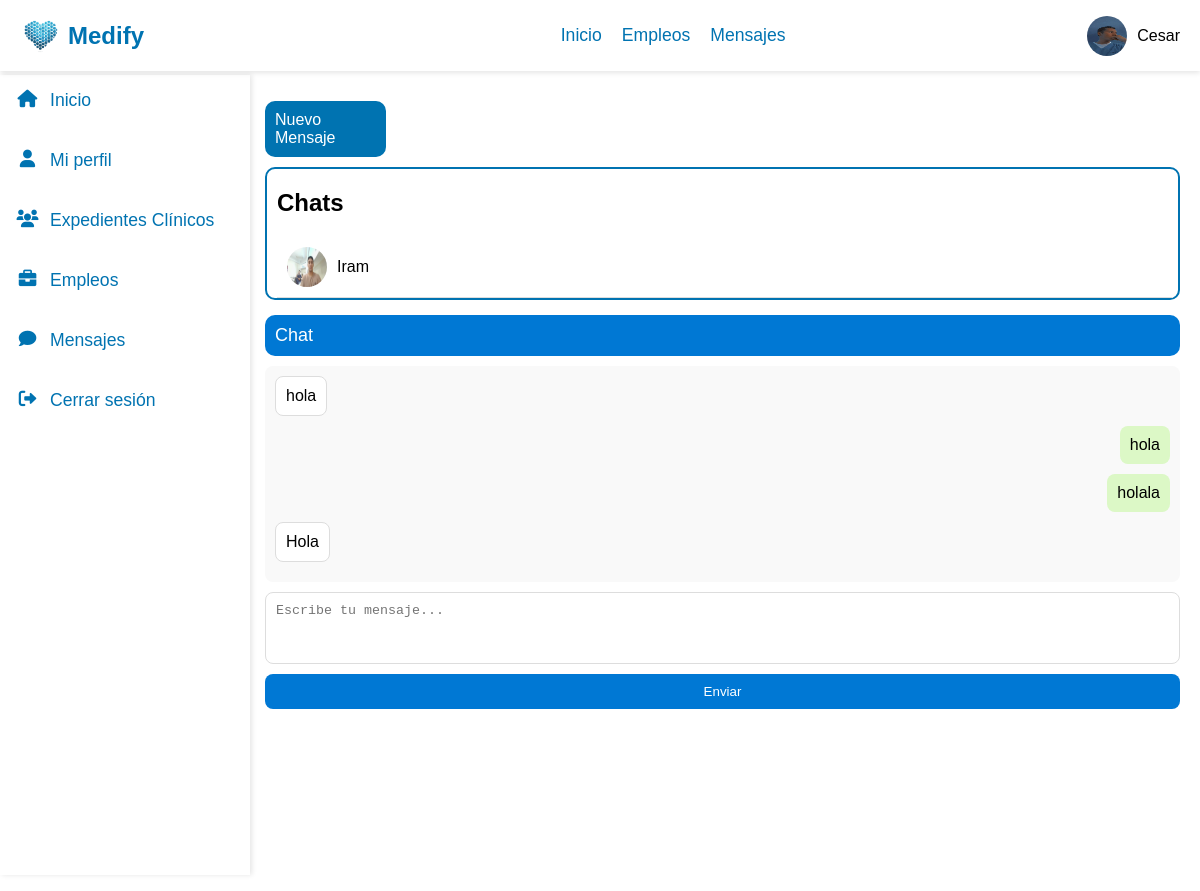
Page /mensajes.php?id_usuario=1 (signed in) on the committed database.
### tables this page shows
CREATE TABLE `cuentas` (
  `id_cuenta` int(11) NOT NULL,
  `correo_gmail` varchar(255) NOT NULL,
  `contrasena` varchar(255) NOT NULL,
  `nombre` varchar(255) NOT NULL,
  `tipo` enum('cliente','profesionista') NOT NULL,
  `id_profesion` int(11) DEFAULT NULL,
  `id_especialidad` int(11) DEFAULT NULL,
  `id_estado` int(11) DEFAULT NULL,
  `id_municipio` int(11) DEFAULT NULL,
  `foto_perfil` varchar(255) DEFAULT NULL
);

CREATE TABLE `mensajes` (
  `id_mensaje` int(11) NOT NULL,
  `id_remitente` int(11) DEFAULT NULL,
  `id_destinatario` int(11) DEFAULT NULL,
  `mensaje` text DEFAULT NULL,
  `fecha_enviado` datetime DEFAULT NULL,
  `leido` tinyint(1) DEFAULT 0
);

### mensajes.php (the view, shortened to what this page needs)
<?php
include('db.php');
$id_usuario_actual = $_SESSION['user_id'];
$user_name = $_SESSION['user_name'];
$sql = "SELECT foto_perfil FROM cuentas WHERE id_cuenta = ?";
$stmt = $conn->prepare($sql);
$stmt->bind_param("i", $id_usuario_actual);
$stmt->execute();
$stmt->bind_result($foto_perfil);
$queryUsuarios = "
    SELECT DISTINCT
        CASE
            WHEN id_remitente = ? THEN id_destinatario
            ELSE id_remitente
        END AS id_usuario
    FROM mensajes
    WHERE id_remitente = ? OR id_destinatario = ?
";
$stmt = $conn->prepare($queryUsuarios);
$stmt->bind_param("iii", $id_usuario_actual, $id_usuario_actual, $id_usuario_actual);
$stmt->execute();
$result = $stmt->get_result();
$usuarios = [];
while ($row = $result->fetch_assoc()) {
    $usuarios[] = $row['id_usuario'];
}
$id_usuario_receptor = $_GET['id_usuario'] ?? null;
$mensajes = [];
if ($id_usuario_receptor) {
    $queryMensajes = "
        SELECT * FROM mensajes
        WHERE (id_remitente = ? AND id_destinatario = ?)
           OR (id_remitente = ? AND id_destinatario = ?)
        ORDER BY fecha_enviado ASC
    ";
    $stmt = $conn->prepare($queryMensajes);
    $stmt->bind_param("iiii", $id_usuario_actual, $id_usuario_receptor, $id_usuario_receptor, $id_usuario_actual);
    $stmt->execute();
    $resultMensajes = $stmt->get_result();
    while ($row = $resultMensajes->fetch_assoc()) {
        $mensajes[] = $row;
    }
}
?>
<!DOCTYPE html>
<html lang="es">
<head>
    <link rel="stylesheet" href="CSS/mensajes.css">
    <link rel="stylesheet" href="https://cdnjs.cloudflare.com/ajax/libs/font-awesome/6.0.0-beta3/css/all.min.css">
</head>
<body>
<?php
 include 'nav.php'
?>
<div class="container">
    <a href="nuevo_mensaje.php">Nuevo Mensaje</a>
    <div class="usuarios">
        <h2>Chats</h2>
        <?php if (!empty($usuarios)): ?>
            <?php foreach ($usuarios as $usuario_id): ?>
                <?php
                    $queryUsuario = "SELECT nombre, foto_perfil FROM cuentas WHERE id_cuenta = ?";
                    $stmt = $conn->prepare($queryUsuario);
                    $stmt->bind_param("i", $usuario_id);
                    $stmt->execute();
                    $resultUsuario = $stmt->get_result();
                    $usuario = $resultUsuario->fetch_assoc();
                ?>
                <div class="usuario-item" onclick="location.href='mensajes.php?id_usuario=<?= $usuario_id ?>'">
                    <img src="<?= $usuario['foto_perfil'] ?: 'default.jpg' ?>" alt="Usuario">
                    <span><?= htmlspecialchars($usuario['nombre']) ?></span>
                </div>
            <?php endforeach; ?>
        <?php else: ?>
            <p>No tienes chats aún.</p>
        <?php endif; ?>
    </div>
    <div class="chat">
        <div class="chat-header">
            <span>Chat</span>
        </div>
        <div class="messages">
            <?php if (!empty($mensajes)): ?>
                <?php foreach ($mensajes as $mensaje): ?>
                    <div class="message <?= $mensaje['id_remitente'] == $id_usuario_actual ? 'sent' : 'received' ?>">
                        <?= htmlspecialchars($mensaje['mensaje']) ?>
                    </div>
                <?php endforeach; ?>
            <?php else: ?>
                <p>No hay mensajes aún.</p>
            <?php endif; ?>
        </div>
        <form method="post" class="message-input">
            <textarea name="mensaje" placeholder="Escribe tu mensaje..."></textarea>
            <button type="submit">Enviar</button>
        </form>
    </div>
</div>
</body>
</html>

### nav.php (shortened to what this page needs)
<!DOCTYPE html>
<html lang="en">
<head>
    <link rel="stylesheet" href="https://cdnjs.cloudflare.com/ajax/libs/font-awesome/6.0.0-beta3/css/all.min.css">
    <link rel="stylesheet" href="CSS/nav.css">
</head>
<body>
    <div class="header">
        <a href="#" class="logo">
            <img src="images/logo.png" alt="">
            Medify
        </a>
        <div  class="nav-container" method="POST">
            <div class="nav">
                <form method="POST" class="nav-form">
                    <button type="submit" name="action" value="inicio" class="nav-button">Inicio</button>
                </form>
                <form method="POST" class="nav-form">
                    <button type="submit" name="action" value="red" class="nav-button">Empleos</button>
                </form>
                <form method="POST" class="nav-form">
                    <button type="submit" name="action" value="mensajes" class="nav-button">Mensajes</button>
                </form>
            </div>
        </div>
        <div class="user-info">
            <?php if ($foto_perfil): ?>
                <img src="<?php echo $foto_perfil; ?>" alt="Foto de Perfil">
            <?php else: ?>
                <img src="https://via.placeholder.com/40" alt="Foto de Perfil">
            <?php endif; ?>
            <span><?php echo $user_name; ?></span>
        </div>
    </div>
    <div class="sidebar">
        <form method="POST" class="sidebar-form">
            <button type="submit" name="action" value="inicio" class="sidebar-button active">
                <i class="fas fa-home"></i> Inicio
            </button>
        </form>
        <form method="POST" class="sidebar-form">
            <button type="submit" name="action" value="perfil" class="sidebar-button">
                <i class="fas fa-user"></i> Mi perfil
            </button>
        </form>
        <form method="POST" class="sidebar-form">
            <button type="submit" name="action" value="expediente" class="sidebar-button">
                <i class="fas fa-users"></i> Expedientes Clínicos
            </button>
        </form>
        <form method="POST" class="sidebar-form">
            <button type="submit" name="action" value="red" class="sidebar-button">
                <i class="fas fa-briefcase"></i> Empleos
            </button>
        </form>
        <form method="POST" class="sidebar-form">
            <button type="submit" name="action" value="mensajes" class="sidebar-button">
                <i class="fas fa-comment"></i> Mensajes
            </button>
        </form>
        <form method="POST" class="sidebar-form">
            <button type="submit" name="action" value="cerrar" class="sidebar-button">
                <i class="fas fa-sign-out-alt"></i> Cerrar sesión
            </button>
        </form>
    </div>
</body>
</html>

### CSS/mensajes.css (style rules this page uses)
a[href="nuevo_mensaje.php"] { width: 11%; margin: 10px 0px 10px 0px; background-color: #0073b1; padding: 10px; border-radius: 10px; color: white; text-decoration: none; }
body { font-family: sans-serif; width: 100%; height: 100vh; padding: 0; margin: 0; }
.container { display: flex; flex-direction: column; margin: 91px 20px 20px 265px; }
.usuarios { display: flex; color: black; border: 2px solid; border-color: #0073b1; border-radius: 10px; background-color: #ffffff; padding: 0px 5px 0px 10px; flex-direction: column; }
.usuario-item { display: flex; align-items: center; padding: 10px; cursor: pointer; border-bottom: 1px solid #ddd; }
.usuario-item img { width: 40px; height: 40px; border-radius: 50%; margin-right: 10px; }
.chat { display: flex; flex-direction: column; background-color: #fff; padding-top: 15px; }
.chat-header { display: flex; border-radius: 10px; background-color: #0078d4; color: white; padding: 10px; font-size: 18px; }
.messages { display: flex; flex: 1; overflow-y: auto; margin-top: 10px; padding: 10px; background-color: #f9f9f9; border-radius: 8px; max-height: 500px; flex-direction: column; align-items: flex-end; }
.message { padding: 10px; margin-bottom: 10px; border-radius: 8px; max-width: 70%; }
.message.sent { background-color: #dcf8c6; align-self: flex-end; }
.message.received { background-color: #fff; align-self: flex-start; border: 1px solid #ddd; }
.message-input { display: flex; flex-direction: column; margin-top: 10px; }
.message-input textarea { padding: 10px; resize: none; border: 1px solid #ddd; border-radius: 8px; height: 50px; }
.message-input button { margin-top: 10px; padding: 10px; background-color: #0078d4; color: white; border: none; border-radius: 8px; cursor: pointer; }

### CSS/nav.css (style rules this page uses)
.header { top: 0; width: -webkit-fill-available; position: fixed; display: flex; justify-content: space-between; align-items: center; background-color: #ffffff; padding: 15px 20px; box-shadow: 0 2px 5px rgba(0, 0, 0, 0.1); z-index: 10; }
.header .user-info { display: flex; align-items: center; }
.header .user-info img { width: 40px; height: 40px; border-radius: 50%; margin-right: 10px; }
.header .nav-container { padding-left: 115px; }
.header .logo { font-size: 1.5rem; font-weight: bold; color: #0073b1; text-decoration: none; display: flex; align-items: center; }
.header .logo img { width: 40px; margin-right: 8px; }
.header .nav { display: flex; align-items: center; }
.nav-form { margin: 10px; display: inline; }
.nav-button { background: none; border: none; color: #0073b1; font-size: 1.1rem; text-decoration: none; cursor: pointer; padding: 0; }
.sidebar { width: 250px; background-color: #ffffff; box-shadow: 2px 0 5px rgba(0, 0, 0, 0.1); height: 100vh; position: fixed; left: 0; top: 75px; }
.sidebar-form { display: inline; }
.sidebar-button { height: 50px; display: flex; width: -webkit-fill-available; background: none; border: none; padding: 15px; color: #0073b1; text-decoration: none; font-size: 1.1rem; margin-bottom: 10px; transition: background-color 0.3s ease; }
.sidebar-button i { margin-right: 10px; width: 25px; }
@media (min-width: 769px) { .nav-container { display: flex; flex-direction: row; } }
@media (min-width: 769px) { .sidebar { display: block; } }

### rows in the picture
cuentas: foto_perfil (picture)
cuentas: foto_perfil (picture), nombre "Iram"
mensajes: mensaje "hola"
mensajes: mensaje "hola"
mensajes: mensaje "holala"
mensajes: mensaje "Hola"

### other values in the picture
$user_name "Cesar"
